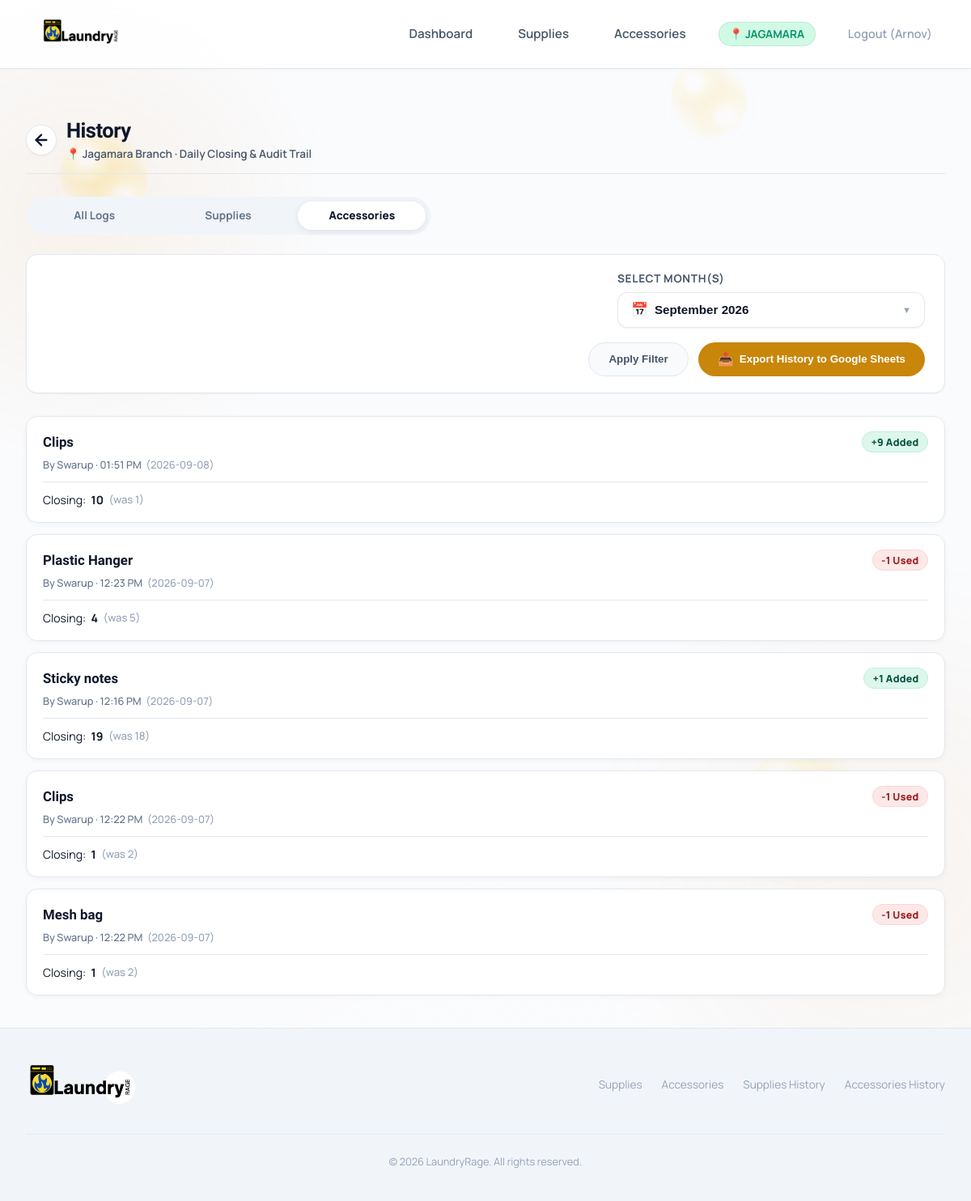
The app's page /history/laundry-accessories/ (signed in) with its own data.
### inventory/models.py (models this page shows, shortened)
class Branch(models.Model):
    branch_code = models.CharField(max_length=50, unique=True)
    branch_name = models.CharField(max_length=255)
    google_sheet_id = models.CharField(max_length=255, null=True, blank=True)
    active = models.BooleanField(default=True)
    created_at = models.DateTimeField(auto_now_add=True)
    updated_at = models.DateTimeField(auto_now=True)
    class Meta:
        verbose_name_plural = "Branches"

class Product(models.Model):
    CATEGORY_CHOICES = [
        ('Laundry Supplies', 'Laundry Supplies'),
        ('Accessories', 'Accessories'),
    ]
    name = models.CharField(max_length=255)
    category = models.CharField(max_length=50, choices=CATEGORY_CHOICES)
    unit = models.CharField(max_length=50, help_text="e.g., L, bottles, pcs")
    cost = models.DecimalField(max_digits=10, decimal_places=2, null=True, blank=True)
    supplier = models.CharField(max_length=255)
    product_size = models.CharField(max_length=50, blank=True, default='', help_text="e.g., 750 ml, 1 L, 500 g")
    image = models.ImageField(upload_to='products/', blank=True, null=True, verbose_name='Product Image')
    is_active = models.BooleanField(default=True, help_text="Soft-deletion state")

class DailyInventory(models.Model):
    branch = models.ForeignKey(Branch, on_delete=models.CASCADE, related_name='daily_inventories', null=True, blank=True)
    product = models.ForeignKey(Product, on_delete=models.CASCADE, related_name='daily_inventories')
    date = models.DateField()
    base_stock = models.DecimalField(max_digits=10, decimal_places=2, default=Decimal('0.00'))
    closing_stock = models.DecimalField(max_digits=10, decimal_places=2, default=Decimal('0.00'))
    created_at = models.DateTimeField(auto_now_add=True)
    updated_at = models.DateTimeField(auto_now=True)
    class Meta:
        unique_together = ('branch', 'product', 'date')
        verbose_name_plural = "Daily Inventories"
    @property
    def remaining_percentage(self):
        if self.base_stock <= 0:
            return None
        return (self.closing_stock / self.base_stock) * 100

class StockHistory(models.Model):
    CHANGE_TYPE_CHOICES = [
        ('ADD', 'ADD'),
        ('USE', 'USE'),
        ('SET_BASE', 'SET_BASE'),
    ]
    branch = models.ForeignKey(Branch, on_delete=models.CASCADE, related_name='stock_history', null=True, blank=True)
    product = models.ForeignKey(Product, on_delete=models.CASCADE, related_name='stock_history')
    user = models.ForeignKey(User, on_delete=models.SET_NULL, null=True, blank=True, related_name='stock_history')
    change_type = models.CharField(max_length=10, choices=CHANGE_TYPE_CHOICES)
    quantity = models.DecimalField(max_digits=10, decimal_places=2)
    previous_quantity = models.DecimalField(max_digits=10, decimal_places=2)
    new_quantity = models.DecimalField(max_digits=10, decimal_places=2)
    notes = models.TextField(null=True, blank=True)
    created_at = models.DateTimeField(default=timezone.now)
    base_stock = models.DecimalField(max_digits=10, decimal_places=2, null=True, blank=True)
    remaining_percentage = models.DecimalField(max_digits=10, decimal_places=2, null=True, blank=True)
    opening_stock = models.DecimalField(max_digits=10, decimal_places=2, default=Decimal('0.00'))
    added_quantity = models.DecimalField(max_digits=10, decimal_places=2, default=Decimal('0.00'))
    removed_quantity = models.DecimalField(max_digits=10, decimal_places=2, default=Decimal('0.00'))
    closing_stock = models.DecimalField(max_digits=10, decimal_places=2, default=Decimal('0.00'))
    transaction_type = models.CharField(max_length=20, default='EDIT')

### inventory/views.py (the view)
# urls.py: path('history/laundry-accessories/', views.accessories_history_view, name='history_laundry_accessories'),
def accessories_history_view(request):
    return _history_view(
        request,
        category='Accessories',
        export_category='accessories',
        title='History of Laundry Accessories',
        template_name='history/laundry_accessories.html',
        is_supplies=False,
    )

### inventory/context_processors.py (called while the page is built)
def branch_context(request):
    from .models import Branch
    return {
        'all_branches': Branch.objects.filter(active=True)
    }

### templates/history/laundry_accessories.html (shortened to what this page needs)
{% extends 'base.html' %}
{% block content %}
<div class="category-page-header history-page-header">
    <div class="category-header-main">
        <a href="{% url 'inventory:dashboard' %}" class="category-back-btn" aria-label="Back to Dashboard">
            <svg width="22" height="22" viewBox="0 0 24 24" fill="none" stroke="currentColor" stroke-width="2.5" stroke-linecap="round" stroke-linejoin="round">
                <line x1="19" y1="12" x2="5" y2="12"></line>
                <polyline points="12 19 5 12 12 5"></polyline>
            </svg>
        </a>
        <div>
            <h1 class="category-page-title">History</h1>
            <div class="category-branch-sub">
                📍 {{ request.current_branch.branch_name }} Branch · Daily Closing & Audit Trail
            </div>
        </div>
    </div>
</div>
<div class="history-tabs-container">
    <a href="{% url 'inventory:history_laundry_supplies' %}?category=all{% for m in selected_months %}&months={{ m }}{% endfor %}" class="history-tab-btn {% if active_cat_tab == 'all' %}active{% endif %}" id="tab-all-logs">
        All Logs
    </a>
    <a href="{% url 'inventory:history_laundry_supplies' %}?category=supplies{% for m in selected_months %}&months={{ m }}{% endfor %}" class="history-tab-btn {% if active_cat_tab == 'supplies' %}active{% endif %}" id="tab-supplies-logs">
        Supplies
    </a>
    <a href="{% url 'inventory:history_laundry_accessories' %}?category=accessories{% for m in selected_months %}&months={{ m }}{% endfor %}" class="history-tab-btn {% if active_cat_tab == 'accessories' %}active{% endif %}" id="tab-accessories-logs">
        Accessories
    </a>
</div>
<div class="history-filter-card" style="background-color: var(--surface-card); border: 1px solid var(--border-color); border-radius: 14px; padding: 1.25rem 1.5rem; margin-bottom: 1.75rem; box-shadow: var(--shadow-sm);">
    <form method="get" action="" class="history-filter-form" style="display: flex; flex-direction: column; gap: 1.15rem;">
        <div class="form-group month-dropdown-container" id="month-dropdown-container" style="margin-bottom: 0;">
            <label style="display: block; font-size: 0.85rem; font-weight: 700; color: var(--text-secondary); margin-bottom: 0.5rem; text-transform: uppercase; letter-spacing: 0.05em;">
                Select Month(s)
            </label>
            <button type="button" class="month-dropdown-trigger" id="month-dropdown-trigger" aria-haspopup="listbox" aria-expanded="false">
                <span style="display: flex; align-items: center; gap: 0.5rem; overflow: hidden; text-overflow: ellipsis; white-space: nowrap;">
                    <span style="font-size: 1.05rem;">📅</span>
                    <span id="month-dropdown-label">Select Month(s)</span>
                </span>
                <span class="month-dropdown-arrow">▼</span>
            </button>
        </div>
        <div style="display: flex; flex-wrap: wrap; gap: 0.75rem; align-items: center;">
            <button type="submit" class="btn-secondary" style="height: 2.6rem; display: inline-flex; align-items: center; justify-content: center; padding: 0 1.5rem; border-radius: var(--radius-pill); font-weight: 700; cursor: pointer; border: 1px solid var(--border-color); background: #F8FAFC;">
                Apply Filter
            </button>
            <button type="submit" name="export" value="google_sheets" id="btn-export-history" class="btn-primary" style="height: 2.6rem; display: inline-flex; align-items: center; justify-content: center; gap: 0.45rem; padding: 0 1.5rem; border-radius: var(--radius-pill); font-weight: 700; cursor: pointer; border: none; background: var(--accent-gold); color: #fff;">
                <span class="export-icon" style="font-size: 1rem; line-height: 1;">📤</span>
                <span class="export-text">Export History to Google Sheets</span>
            </button>
        </div>
    </form>
</div>
<div class="history-cards-container">
    {% if rows %}
        {% for row in rows %}
        <div class="history-item-card" data-product-id="{{ row.product.id }}">
            <div class="history-card-header">
                <a href="{% url 'inventory:product_history_detail' row.product.id %}?date={{ row.date|date:'Y-m-d' }}" class="history-card-product-name">
                    {{ row.product.name }}
                </a>
                <span class="stock-movement-badge {{ row.movement_class }}">
                    {{ row.movement_label }}
                </span>
            </div>
            <div class="history-card-meta">
                {{ row.user_name }} · {{ row.time_str }}
                <span class="history-meta-date">({{ row.date|date:"Y-m-d" }})</span>
            </div>
            <div class="history-card-divider"></div>
            <div class="history-card-closing">
                Closing: <strong>{{ row.closing_stock|floatformat:"0" }}</strong>
                <span class="history-card-was">(was {{ row.was_stock|floatformat:"0" }})</span>
            </div>
        </div>
        {% endfor %}
    {% endif %}
</div>
{% endblock %}

### templates/components/navbar.html (shortened to what this page needs)
{% load static %}
<header class="desktop-header">
    <nav class="navbar">
        <a href="{% url 'inventory:dashboard' %}" class="logo" id="logo-brand">
            <img src="{% static 'images/logo.png' %}" alt="LaundryRage" onerror="this.src='{% static 'images/andriod.jpg' %}';">
        </a>
        <ul class="nav-links" id="nav-links-menu">
            <li>
                <a href="{% url 'inventory:dashboard' %}" id="nav-dashboard" class="nav-link-item {% if request.resolver_match.url_name == 'dashboard' %}active{% endif %}">
                    Dashboard
                </a>
            </li>
            <li>
                <a href="{% url 'inventory:laundry_supplies' %}" id="nav-supplies" class="nav-link-item {% if request.resolver_match.url_name == 'laundry_supplies' %}active{% endif %}">
                    Supplies
                </a>
            </li>
            <li>
                <a href="{% url 'inventory:laundry_accessories' %}" id="nav-accessories" class="nav-link-item {% if request.resolver_match.url_name == 'laundry_accessories' %}active{% endif %}">
                    Accessories
                </a>
            </li>
            {% if request.user.is_authenticated %}
                <li style="display: flex; align-items: center; gap: 0.5rem;">
                    {% if request.user.is_superuser or request.user.is_staff %}
                        <span style="font-size: 0.85rem; font-weight: 700; color: var(--text-secondary); text-transform: uppercase;">Branch:</span>
                        <select onchange="window.location.href='{% url 'inventory:switch_branch' %}?branch_id=' + this.value"
                                class="branch-select-navbar">
                            <option value="all" {% if not request.session.selected_branch_id %}selected{% endif %}>All Branches</option>
                            {% for b in all_branches %}
                                <option value="{{ b.id }}" {% if request.session.selected_branch_id == b.id %}selected{% endif %}>{{ b.branch_name }}</option>
                            {% endfor %}
                        </select>
                    {% else %}
                        <span class="status-badge status-green" style="font-size: 0.85rem; padding: 0.3rem 0.8rem; font-weight: 700;">
                            📍 {{ request.current_branch.branch_name }}
                        </span>
                    {% endif %}
                </li>
                <li>
                    <a href="{% url 'inventory:logout' %}" class="nav-link-item" style="color: var(--text-muted); font-size: 0.9rem; font-weight: 600; text-decoration: none; transition: color 0.3s ease;"
                       onmouseover="this.style.color='var(--accent-red)';" onmouseout="this.style.color='var(--text-muted)';">
                        Logout ({{ request.user.username }})
                    </a>
                </li>
            {% else %}
                <li>
                    <a href="{% url 'inventory:login' %}" class="nav-link-item" style="color: var(--accent-blue); font-size: 0.9rem; font-weight: 600; text-decoration: none;">
                        Login
                    </a>
                </li>
            {% endif %}
        </ul>
    </nav>
</header>

### records on screen
Branch: current_branch.branch_name "JAGAMARA", current_branch.branch_name "Jagamara"
Product: product.name "Clips", movement_label "+9 Added", user_name "By Swarup", time_str "01:51 PM", date "2026-09-08", closing_stock "10", was_stock "1", movement_label "-1 Used", time_str "12:22 PM", date "2026-09-07", closing_stock "1", was_stock "2"
Product: product.name "Plastic Hanger", movement_label "-1 Used", user_name "By Swarup", time_str "12:23 PM", date "2026-09-07", closing_stock "4", was_stock "5"
Product: product.name "Sticky notes", movement_label "+1 Added", user_name "By Swarup", time_str "12:16 PM", date "2026-09-07", closing_stock "19", was_stock "18"
Product: product.name "Mesh bag", movement_label "-1 Used", user_name "By Swarup", time_str "12:22 PM", date "2026-09-07", closing_stock "1", was_stock "2"

### other values on screen
{{ request.user.username }} "Arnov"
